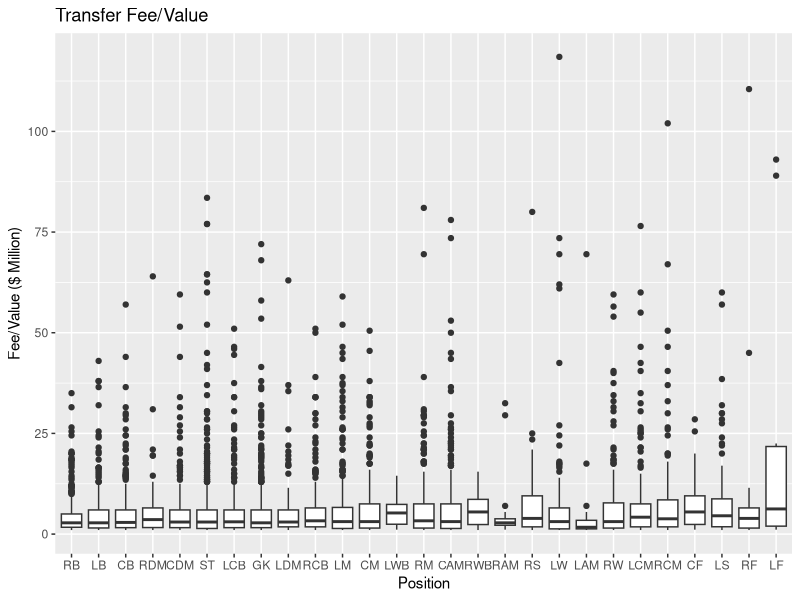

Here is the R script that generated this plot:
# Import the necessary packages
library(dplyr)
library(ggplot2)

# Import our data. Note, this data is in my current R project directory
transfers <- read.csv("footballvalues.csv", header = TRUE)

# Drop the first column that was added when CSV imported
transfers[1] <- NULL

# View a sample of the data to see what we are working with
head(transfers)

# Print quick summary statistics of the 'Value' category, which we are using as a proxy for transfer fee
summary(transfers['Value'])

# Group the data by position, and view counts by position
pos_group <- group_by(transfers, Position)
summarise(pos_group, Count = n())

# View the average (mean) transfer value of each position
pos_df <- summarise(pos_group, Avg_Value = mean(Value))
pos_df

# Lastly, we can visualise the distributions with boxplots.
# Plots are ordered by highest average value to lowest, showing that forwards (LF, RF, and LS) have the highest valuations while defensive positions (RB, LB, and CB) have the lowest.

ggplot(transfers, aes(x = reorder(Position, Value, FUN = mean), y = Value)) +
  geom_boxplot() +
  xlab("Position") +
  ylab("Fee/Value ($ Million)") +
  ggtitle("Transfer Fee/Value")
